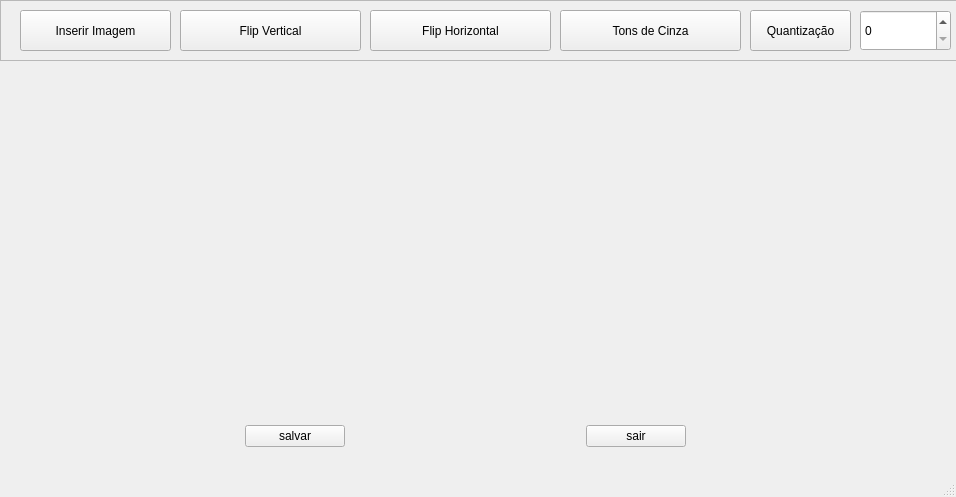
<?xml version="1.0" encoding="UTF-8"?>
<ui version="4.0">
 <class>MainWindow</class>
 <widget class="QMainWindow" name="MainWindow">
  <property name="geometry">
   <rect>
    <x>0</x>
    <y>0</y>
    <width>956</width>
    <height>497</height>
   </rect>
  </property>
  <property name="windowTitle">
   <string>MainWindow</string>
  </property>
  <widget class="QWidget" name="centralwidget">
   <widget class="QLabel" name="Photo_Original">
    <property name="geometry">
     <rect>
      <x>10</x>
      <y>50</y>
      <width>401</width>
      <height>351</height>
     </rect>
    </property>
    <property name="text">
     <string/>
    </property>
    <property name="scaledContents">
     <bool>true</bool>
    </property>
   </widget>
   <widget class="QLabel" name="Photo_alterada">
    <property name="geometry">
     <rect>
      <x>510</x>
      <y>50</y>
      <width>401</width>
      <height>351</height>
     </rect>
    </property>
    <property name="cursor">
     <cursorShape>ArrowCursor</cursorShape>
    </property>
    <property name="text">
     <string/>
    </property>
    <property name="scaledContents">
     <bool>true</bool>
    </property>
   </widget>
   <widget class="QWidget" name="layoutWidget">
    <property name="geometry">
     <rect>
      <x>10</x>
      <y>410</y>
      <width>911</width>
      <height>52</height>
     </rect>
    </property>
    <layout class="QHBoxLayout" name="horizontalLayout">
     <item>
      <spacer name="horizontalSpacer_2">
       <property name="orientation">
        <enum>Qt::Horizontal</enum>
       </property>
       <property name="sizeHint" stdset="0">
        <size>
         <width>40</width>
         <height>20</height>
        </size>
       </property>
      </spacer>
     </item>
     <item>
      <widget class="QPushButton" name="salvar">
       <property name="minimumSize">
        <size>
         <width>100</width>
         <height>20</height>
        </size>
       </property>
       <property name="cursor">
        <cursorShape>PointingHandCursor</cursorShape>
       </property>
       <property name="text">
        <string>salvar</string>
       </property>
      </widget>
     </item>
     <item>
      <spacer name="horizontalSpacer">
       <property name="orientation">
        <enum>Qt::Horizontal</enum>
       </property>
       <property name="sizeHint" stdset="0">
        <size>
         <width>40</width>
         <height>20</height>
        </size>
       </property>
      </spacer>
     </item>
     <item>
      <widget class="QPushButton" name="saida">
       <property name="minimumSize">
        <size>
         <width>100</width>
         <height>20</height>
        </size>
       </property>
       <property name="cursor">
        <cursorShape>PointingHandCursor</cursorShape>
       </property>
       <property name="text">
        <string>sair</string>
       </property>
      </widget>
     </item>
     <item>
      <spacer name="horizontalSpacer_3">
       <property name="orientation">
        <enum>Qt::Horizontal</enum>
       </property>
       <property name="sizeHint" stdset="0">
        <size>
         <width>40</width>
         <height>20</height>
        </size>
       </property>
      </spacer>
     </item>
    </layout>
   </widget>
   <widget class="QFrame" name="frame">
    <property name="geometry">
     <rect>
      <x>0</x>
      <y>0</y>
      <width>961</width>
      <height>61</height>
     </rect>
    </property>
    <property name="styleSheet">
     <string notr="true"/>
    </property>
    <property name="frameShape">
     <enum>QFrame::StyledPanel</enum>
    </property>
    <property name="frameShadow">
     <enum>QFrame::Raised</enum>
    </property>
    <widget class="QSpinBox" name="spinBox">
     <property name="geometry">
      <rect>
       <x>860</x>
       <y>10</y>
       <width>91</width>
       <height>41</height>
      </rect>
     </property>
     <property name="cursor">
      <cursorShape>PointingHandCursor</cursorShape>
     </property>
     <property name="maximum">
      <number>255</number>
     </property>
    </widget>
    <widget class="QPushButton" name="quantizar">
     <property name="geometry">
      <rect>
       <x>750</x>
       <y>10</y>
       <width>101</width>
       <height>41</height>
      </rect>
     </property>
     <property name="cursor">
      <cursorShape>PointingHandCursor</cursorShape>
     </property>
     <property name="text">
      <string>Quantização</string>
     </property>
    </widget>
    <widget class="QPushButton" name="tons_de_cinza">
     <property name="geometry">
      <rect>
       <x>560</x>
       <y>10</y>
       <width>181</width>
       <height>41</height>
      </rect>
     </property>
     <property name="cursor">
      <cursorShape>PointingHandCursor</cursorShape>
     </property>
     <property name="text">
      <string>Tons de Cinza</string>
     </property>
    </widget>
    <widget class="QPushButton" name="flip_horizontal">
     <property name="geometry">
      <rect>
       <x>370</x>
       <y>10</y>
       <width>181</width>
       <height>41</height>
      </rect>
     </property>
     <property name="cursor">
      <cursorShape>PointingHandCursor</cursorShape>
     </property>
     <property name="text">
      <string>Flip Horizontal</string>
     </property>
    </widget>
    <widget class="QPushButton" name="flip_vertical">
     <property name="geometry">
      <rect>
       <x>180</x>
       <y>10</y>
       <width>181</width>
       <height>41</height>
      </rect>
     </property>
     <property name="cursor">
      <cursorShape>PointingHandCursor</cursorShape>
     </property>
     <property name="text">
      <string>Flip Vertical</string>
     </property>
    </widget>
    <widget class="QPushButton" name="inserir_imagem">
     <property name="geometry">
      <rect>
       <x>20</x>
       <y>10</y>
       <width>151</width>
       <height>41</height>
      </rect>
     </property>
     <property name="cursor">
      <cursorShape>PointingHandCursor</cursorShape>
     </property>
     <property name="styleSheet">
      <string notr="true">
</string>
     </property>
     <property name="text">
      <string>Inserir Imagem</string>
     </property>
    </widget>
   </widget>
   <zorder>frame</zorder>
   <zorder>Photo_Original</zorder>
   <zorder>Photo_alterada</zorder>
   <zorder>layoutWidget</zorder>
  </widget>
  <widget class="QMenuBar" name="menubar">
   <property name="geometry">
    <rect>
     <x>0</x>
     <y>0</y>
     <width>956</width>
     <height>21</height>
    </rect>
   </property>
  </widget>
  <widget class="QStatusBar" name="statusbar"/>
 </widget>
 <resources/>
 <connections/>
</ui>
